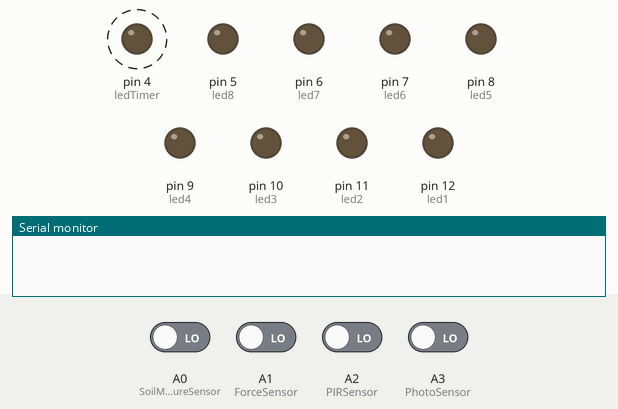
Recording of a sketch running on a simulated Arduino Uno, built with avr-gcc and run on an emulated ATmega328P. On the bench: output pins drawn as LEDs (lit = HIGH), the last lines printed to the serial monitor. Dashed ring = blinking. The inputs (shaded band) are chosen by the test bench; at power-on: A0 (SoilMoistureSensor), A1 (ForceSensor), A2 (PIRSensor), A3 (PhotoSensor) LOW.

Above: at 0.87 s.
1.3 s: A0 (SoilMoistureSensor) driven HIGH
At 1.62 s:
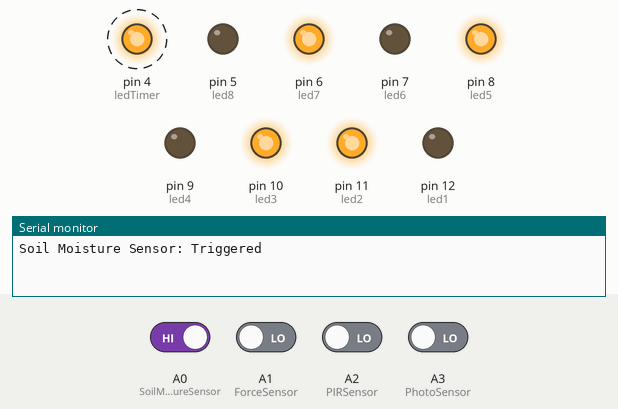
4.3 s: A1 (ForceSensor) driven HIGH
At 4.62 s:
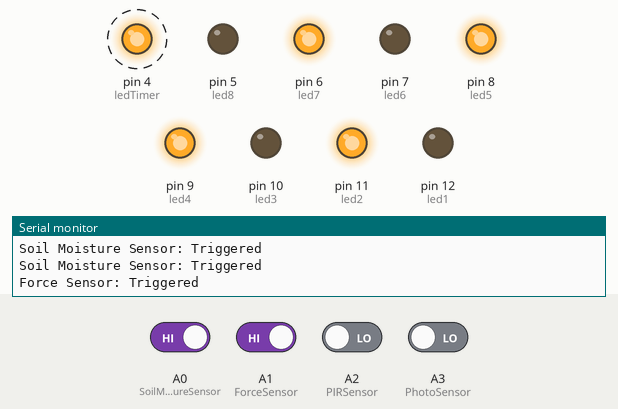
7.3 s: A2 (PIRSensor) driven HIGH
At 7.62 s:
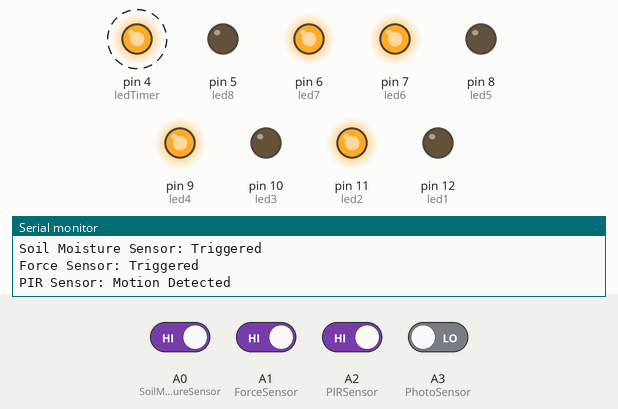
10.3 s: A3 (PhotoSensor) driven HIGH
At 10.62 s:
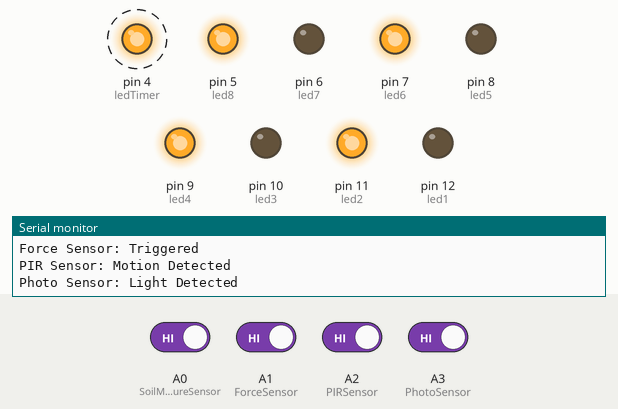
13.3 s: A0 (SoilMoistureSensor) driven LOW
At 13.62 s:
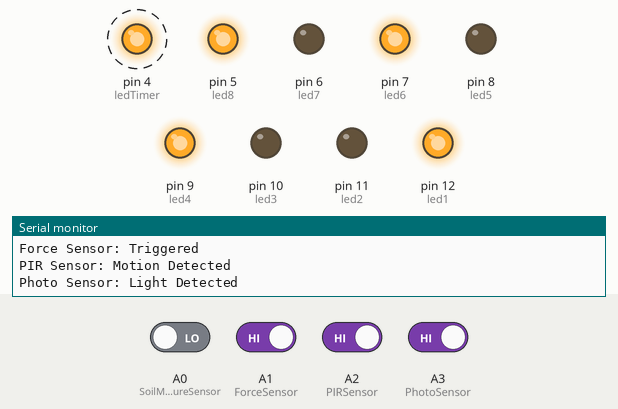
16.3 s: A1 (ForceSensor) driven LOW
At 16.62 s:
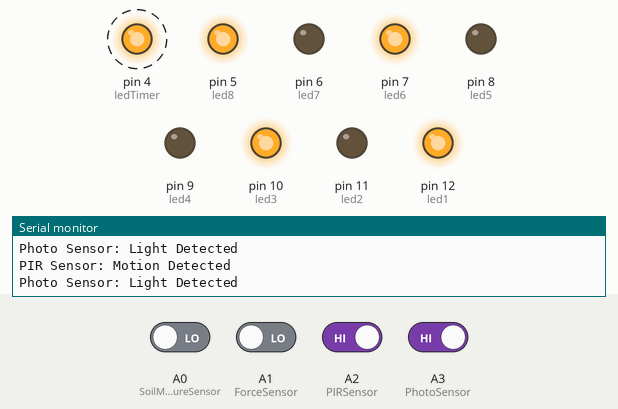
Timing chart, 0 to 20.3 s (numbered marks = the images above; inputs shaded):
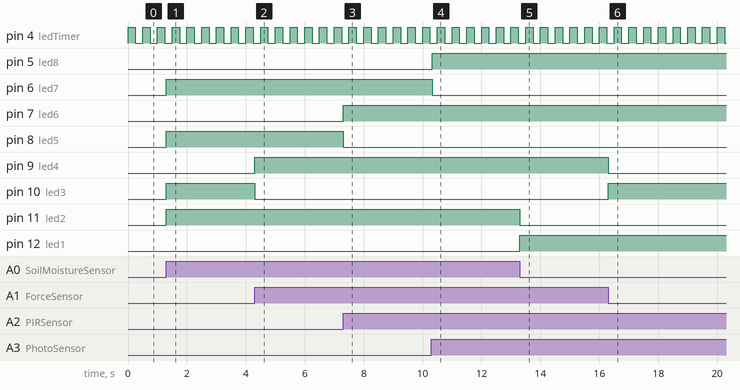

Measured:
- after the input at 1.3 s, pin 6 (led7), pin 8 (led5), pin 10 (led3), pin 11 (led2): LOW → HIGH at once
- after the input at 4.3 s, pin 9 (led4): LOW → HIGH at once; pin 10 (led3): HIGH → LOW at once
- after the input at 7.3 s, pin 7 (led6): LOW → HIGH at once; pin 8 (led5): HIGH → LOW at once
- after the input at 10.3 s, pin 5 (led8): LOW → HIGH at once; pin 6 (led7): HIGH → LOW at once
- after the input at 13.3 s, pin 11 (led2): HIGH → LOW at once; pin 12 (led1): LOW → HIGH at once
- after the input at 16.3 s, pin 9 (led4): HIGH → LOW at once; pin 10 (led3): LOW → HIGH at once
- by itself, pin 4 (ledTimer): alternates HIGH for 0.25 s and LOW for 0.25 s

The sketch:

Task_M1_T4_D.ino
```cpp
const int SoilMoistureSensor = A0;
const int ForceSensor = A1;
const int PIRSensor = A2;
const int PhotoSensor = A3;

const int led1 = 12;
const int led2 = 11;
const int led3 = 10;
const int led4 = 9;
const int led5 = 8;
const int led6 = 7;
const int led7 = 6;
const int led8 = 5;
const int ledTimer = 4;

void setup()
{
  Serial.begin(9600);

  pinMode(SoilMoistureSensor, INPUT);
  pinMode(ForceSensor, INPUT);
  pinMode(PIRSensor, INPUT);
  pinMode(PhotoSensor, INPUT);

  pinMode(led1, OUTPUT);
  pinMode(led2, OUTPUT);
  pinMode(led3, OUTPUT);
  pinMode(led4, OUTPUT);
  pinMode(led5, OUTPUT);
  pinMode(led6, OUTPUT);
  pinMode(led7, OUTPUT);
  pinMode(led8, OUTPUT);
  pinMode(ledTimer, OUTPUT);

  PCMSK1 |= bit(PCINT8); // Enable A0
  PCMSK1 |= bit(PCINT9); // Enable A1
  PCMSK1 |= bit(PCINT10);// Enable A2
  PCMSK1 |= bit(PCINT11);// Enable A3

  PCICR |= bit(PCIE1);
  PCICR |= bit(PCIE2);


  cli();  // Disable interrupts
  TCCR1A = 0;
  TCCR1B = 0;
  TCNT1 = 0;

  OCR1A = 15625;  // For 1-second interval with a 16MHz clock

  TCCR1B |= (1 << WGM12) | (1 << CS12);
  TIMSK1 |= (1 << OCIE1A);

  sei();

}

void loop()
{
}

ISR(PCINT1_vect)
{
  if(digitalRead(SoilMoistureSensor))
  {
    digitalWrite(led2, HIGH);
    digitalWrite(led1, LOW);
    Serial.println("Soil Moisture Sensor: Triggered");
  } else
  {
    digitalWrite(led1, HIGH);
    digitalWrite(led2, LOW);
  }

  if(digitalRead(ForceSensor))
  {
    digitalWrite(led3, LOW);
    digitalWrite(led4, HIGH);
    Serial.println("Force Sensor: Triggered");
  } else
  {
    digitalWrite(led3, HIGH);
    digitalWrite(led4, LOW);
  }

  if(digitalRead(PIRSensor))
  {
    digitalWrite(led5, LOW);
    digitalWrite(led6, HIGH);
    Serial.println("PIR Sensor: Motion Detected");
  } else
  {
    digitalWrite(led5, HIGH);
    digitalWrite(led6, LOW);
  }

  if(digitalRead(PhotoSensor))
  {
    digitalWrite(led8, HIGH);
    digitalWrite(led7, LOW);
    Serial.println("Photo Sensor: Light Detected");
  } else {
    digitalWrite(led7, HIGH);
  	digitalWrite(led8, LOW);
  }
}

ISR(TIMER1_COMPA_vect)
{
  int LEDState = digitalRead(ledTimer);
  digitalWrite(ledTimer, !LEDState);
}
```
